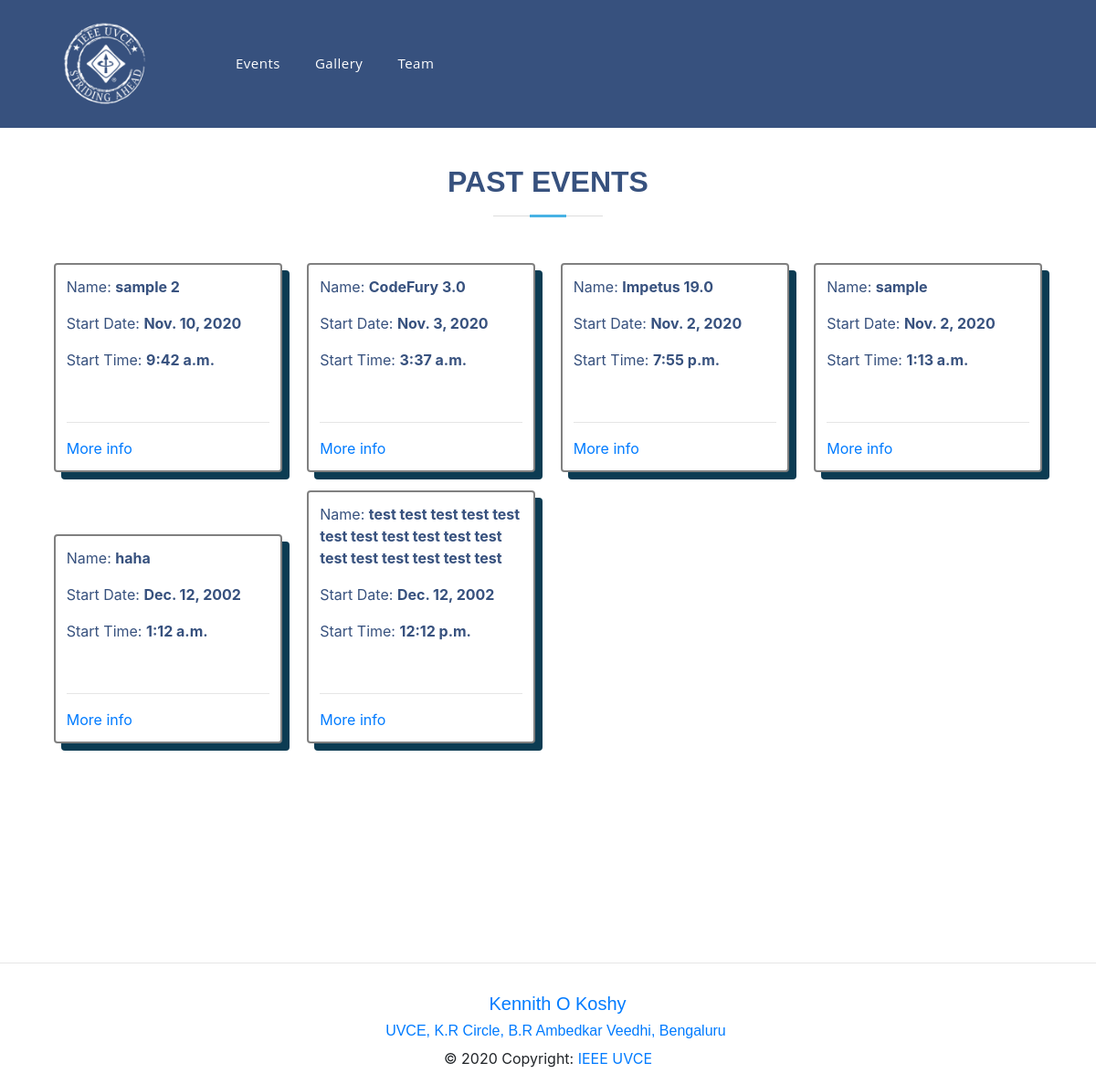
Screenshot of /events/evold with the database file from the repository.
### events/models.py (models this page shows, shortened)
class Event(models.Model):
    event_name = models.CharField(max_length=200)
    slug = models.SlugField(max_length=400)
    date = models.DateField()
    time = models.TimeField()
    location = models.CharField(max_length=100)
    reg = models.URLField()
    description = models.TextField(max_length=1000, blank=True)
    created = models.DateTimeField(auto_now_add=True)
    orgzer = models.CharField(max_length=200)
    winners = models.TextField(blank=True, default='Not Yet Decided')
    author = models.ForeignKey(User, default=None, on_delete=models.CASCADE)
    is_approved = models.BooleanField(default=False, blank=True)
    approved_by = models.CharField(
        max_length=40,  null=True, blank=True, default=" ")
    class Meta:
        verbose_name = "Event"
        verbose_name_plural = "Events"

### events/views.py (the view)
# urls.py: path('evold', views.old_events_view, name='old_events'),
def old_events_view(request):
    events = Event.objects.all().order_by('-date')
    eventold = events.filter(date__lt=datetime.date.today())
    context = {
        'eventold': eventold,
    }
    return render(request, 'events/events_old.html', context)

### events/templates/events/events_old.html
{% extends 'base.html' %} {% block content %}
<section id="skills" class="skills">
    <div class="container" data-aos="fade-up">
        <div class="section-title">
            <h2>Past Events</h2>
        </div>
        <div class="event-container">
            {% for event in eventold %}
            <div class="event">
                <p>Name: <b>{{ event.event_name }}</b></p>
                <p>Start Date: <b>{{ event.date }}</b></p>
                <p>Start Time: <b>{{ event.time }}</b></p>
                <br />
                <hr />
                <a href="{% url 'articles:detail' slug=event.slug %}">More info</a>
            </div>
            {% endfor %}
        </div>
    </div>
</section>
{% endblock %}

### assets/css/style.css (style rules this page uses)
body { font-family: "Open Sans", sans-serif; color: #444444; }
a { color: #47b2e4; }
h1, h2, h3, h4, h5, h6 { font-family: "Jost", sans-serif; }
section { padding: 60px 0; overflow: hidden; }
.section-title { text-align: center; padding-bottom: 30px; }
.section-title h2 { font-size: 32px; font-weight: bold; text-transform: uppercase; margin-bottom: 20px; padding-bottom: 20px; position: relative; color: #37517e; }
.section-title h2::before { content: ""; position: absolute; display: block; width: 120px; height: 1px; background: #ddd; bottom: 1px; left: calc(50% - 60px); }
.section-title h2::after { content: ""; position: absolute; display: block; width: 40px; height: 3px; background: #47b2e4; bottom: 0; left: calc(50% - 20px); }
.event-container { padding: auto; display: grid; grid-template-columns: auto auto auto auto; }
.event { width: 250px; background-color: white; color: rgba(55, 81, 126, 1); margin: auto; margin-bottom: 20px; padding: 12px; border: 2px solid grey; border-radius: 4px; box-shadow: 8px 8px 0px 0px #0c3c53; }

### rows the page displays
Event: event_name "sample 2", date "Nov. 10, 2020", time "9:42 a.m."
Event: event_name "CodeFury 3.0", date "Nov. 3, 2020", time "3:37 a.m."
Event: event_name "Impetus 19.0", date "Nov. 2, 2020", time "7:55 p.m."
Event: event_name "sample", date "Nov. 2, 2020", time "1:13 a.m."
Event: event_name "haha", date "Dec. 12, 2002", time "1:12 a.m."
Event: event_name "test test test test test test test test test test test test test test test test test", date "Dec. 12, 2002", time "12:12 p.m."
